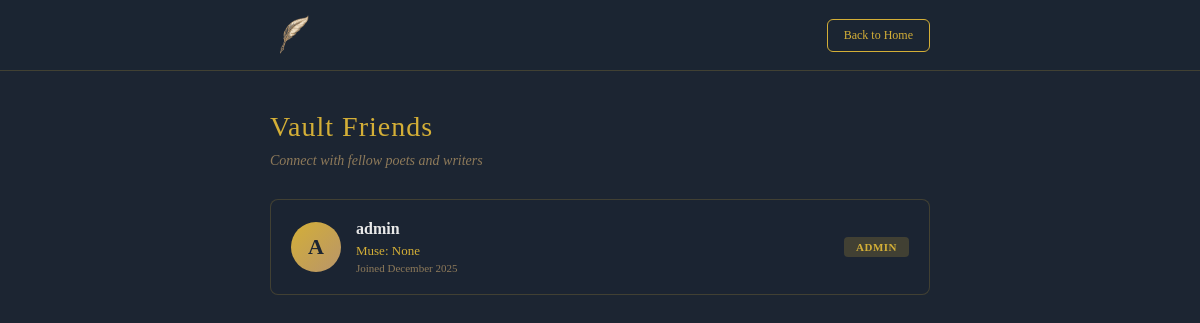
The page /users (signed in) on the database as committed earlier.
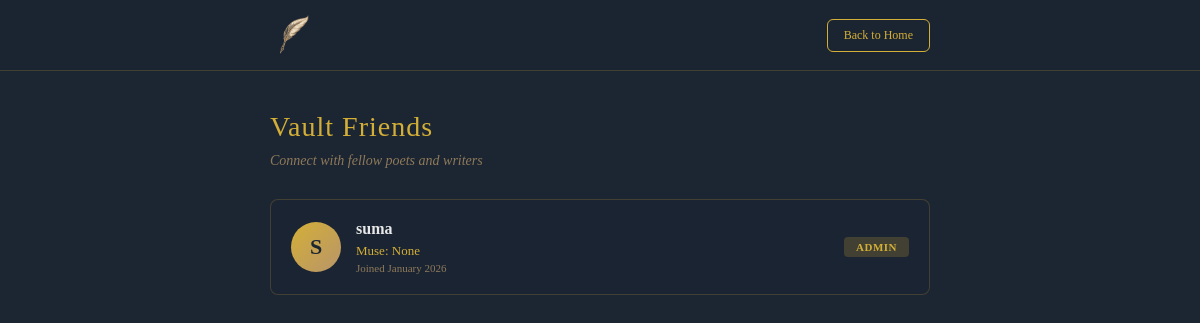
The same page on the database as committed later.
### models.py (models this page shows, shortened)
class User(UserMixin, db.Model):
    __tablename__ = 'users'
    id = db.Column(db.Integer, primary_key=True)
    username = db.Column(db.String(80), unique=True, nullable=False)
    email = db.Column(db.String(120), unique=True, nullable=False)
    password_hash = db.Column(db.String(255), nullable=False)
    age = db.Column(db.Integer, nullable=True)
    favorite_poet = db.Column(db.String(100), nullable=True)
    is_admin = db.Column(db.Boolean, default=False)
    has_seen_tutorial = db.Column(db.Boolean, default=False)
    subscription_tier = db.Column(db.String(20), default='free')  # free, plus, pro
    subscription_expires = db.Column(db.DateTime, nullable=True)
    created_at = db.Column(db.DateTime, default=datetime.utcnow)
    last_login = db.Column(db.DateTime, nullable=True)
    privacy_settings = db.Column(db.Text, nullable=True)  # Encrypted JSON
    is_banned = db.Column(db.Boolean, default=False)
    ban_reason = db.Column(db.String(500), nullable=True)
    failed_login_attempts = db.Column(db.Integer, default=0)
    account_locked_until = db.Column(db.DateTime, nullable=True)
    email_verified = db.Column(db.Boolean, default=False)
    two_factor_enabled = db.Column(db.Boolean, default=False)
    data_sharing_consent = db.Column(db.Boolean, default=False)
    poems = db.relationship('Poem', backref='author', lazy=True)
    comments = db.relationship('Comment', backref='author', lazy=True)
    saved_poems = db.relationship('SavedPoem', backref='user', lazy=True, cascade='all, delete-orphan')
    likes = db.relationship('Like', backref='user', lazy=True, cascade='all, delete-orphan')
    notifications = db.relationship('Notification', backref='user', lazy=True, cascade='all, delete-orphan')
    highlights = db.relationship('Highlight', backref='user', lazy=True, cascade='all, delete-orphan')
    following = db.relationship('Follow', foreign_keys='Follow.follower_id', backref='follower', lazy='dynamic', cascade='all, delete-orphan')
    followers = db.relationship('Follow', foreign_keys='Follow.followed_id', backref='followed', lazy='dynamic', cascade='all, delete-orphan')

### app.py (the view)
    @app.route('/users')
    @login_required
    def users():
        try:
            from models import Follow
            classic_poet_names = ['Shakespeare', 'Rumi', 'Emily Dickinson', 'Edgar Allan Poe',
                                 'Walt Whitman', 'Lord Byron', 'William Wordsworth',
                                 'John Keats', 'Percy Shelley', 'Robert Burns',
                                 'Robert Frost', 'Maya Angelou', 'Langston Hughes',
                                 'المتنبي', 'قيس بن الملوح']
            all_users = User.query.filter(
                ~User.username.in_(classic_poet_names)
            ).order_by(User.created_at.desc()).limit(100).all()  # Limit for performance
            current_user_following_ids = [f.followed_id for f in Follow.query.filter_by(follower_id=current_user.id).all()]
            return render_template('users.html', users=all_users, current_user_following_ids=current_user_following_ids)
        except Exception as e:
            logger.error(f"Error in users route: {str(e)}")
            return render_template('users.html', users=[], current_user_following_ids=[], error='Failed to load users')

### templates/users.html (shortened to what this page needs)
<!DOCTYPE html>
<html>
<head>
</head>
<body>
    <nav class="navbar">
        <div class="nav-container">
            <a href="/home" class="logo">
                <img src="{{ url_for('static', filename='images/logo.png') }}" alt="Poetry Vault" style="height: 40px; width: auto; vertical-align: middle;">
            </a>
            <a href="/home" class="btn-back">Back to Home</a>
        </div>
    </nav>
    <div class="container">
        <h1>Vault Friends</h1>
        <p class="subtitle">Connect with fellow poets and writers</p>
        {% for user in users %}
        <div class="user-card">
            <a href="/user/{{ user.id }}">
                <div class="avatar">{{ user.username[0].upper() }}</div>
                <div class="user-info">
                    <strong>{{ user.username }}</strong>
                    <div class="poet">Muse: {{ user.favorite_poet }}</div>
                    <div class="joined">Joined {{ user.created_at.strftime('%B %Y') }}</div>
                </div>
            </a>
            {% if user.is_admin %}
            <div class="admin-badge">Admin</div>
            {% elif user.id != current_user.id %}
            <button class="follow-btn {% if user.id in current_user_following_ids %}following{% endif %}"
                    id="follow-btn-{{ user.id }}"
                    onclick="toggleFollow({{ user.id }})">
                {% if user.id in current_user_following_ids %}Following{% else %}Follow{% endif %}
            </button>
            {% endif %}
        </div>
        {% endfor %}
    </div>
</body>
</html>

### templates/users.html (style rules this page uses)
* { margin: 0; padding: 0; box-sizing: border-box; }
body { font-family: 'Georgia', 'Times New Roman', serif; background: #1c2532; min-height: 100vh; color: #e8e8e8; }
.navbar { background: rgba(28, 37, 50, 0.95); border-bottom: 1px solid rgba(212, 175, 55, 0.2); padding: 15px 0; position: sticky; top: 0; z-index: 100; }
.nav-container { max-width: 700px; margin: 0 auto; padding: 0 20px; display: flex; justify-content: space-between; align-items: center; }
.logo { font-size: 24px; color: #d4af37; font-weight: 600; letter-spacing: 1px; text-decoration: none; }
.btn-back { padding: 8px 16px; background: transparent; color: #d4af37; border: 1px solid #d4af37; border-radius: 6px; text-decoration: none; font-size: 12px; font-weight: 500; }
.container { max-width: 700px; margin: 40px auto; padding: 0 20px; }
h1 { color: #d4af37; font-size: 28px; margin-bottom: 10px; font-weight: normal; letter-spacing: 1px; }
.subtitle { color: #8e7a5a; font-size: 14px; margin-bottom: 30px; font-style: italic; }
.user-card { background: rgba(28, 37, 50, 0.8); border: 1px solid rgba(212, 175, 55, 0.2); border-radius: 8px; padding: 20px; margin-bottom: 15px; display: flex; align-items: center; gap: 15px; transition: border-color 0.2s; }
.avatar { width: 50px; height: 50px; border-radius: 50%; background: linear-gradient(135deg, #d4af37 0%, #b8956a 100%); display: flex; align-items: center; justify-content: center; color: #1c2532; font-weight: bold; font-size: 22px; flex-shrink: 0; }
.user-info { flex: 1; }
.user-info strong { color: #e8e8e8; font-size: 16px; display: block; font-weight: 600; margin-bottom: 5px; }
.user-info .poet { color: #d4af37; font-size: 13px; margin-bottom: 3px; }
.user-info .joined { color: #8e7a5a; font-size: 11px; }
.admin-badge { background: rgba(212, 175, 55, 0.2); color: #d4af37; padding: 4px 12px; border-radius: 4px; font-size: 11px; font-weight: 600; letter-spacing: 0.5px; text-transform: uppercase; }
.user-card a { text-decoration: none; color: inherit; flex: 1; display: flex; align-items: center; gap: 15px; }

Rows that differ between the two databases and show on the page:
removed User: username "A", username "admin", favorite_poet "None", created_at "December 2025", is_admin "ADMIN"
added User: username "S", username "suma", favorite_poet "None", created_at "January 2026", is_admin "ADMIN"
